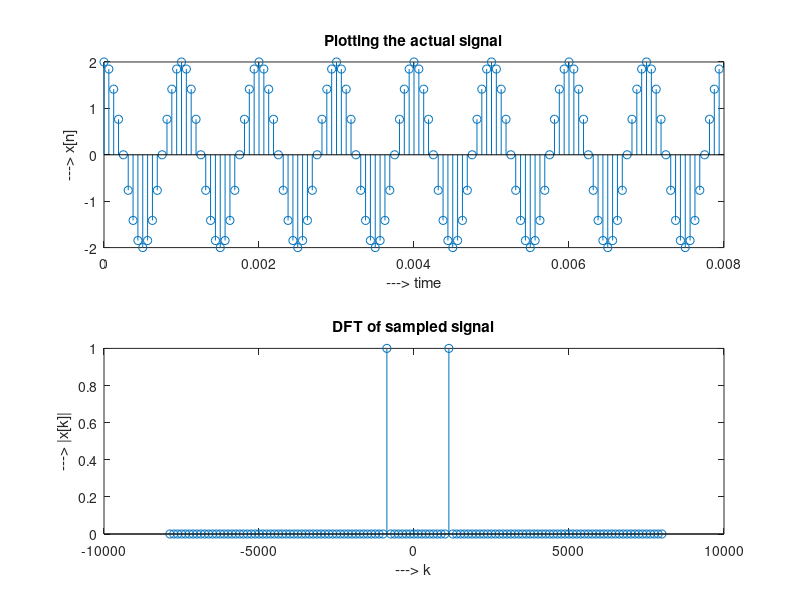

The MATLAB source for this figure:
clear
clc 
% x = 2cos(2000pit)
%sf = 16000 
% t = [0 , 8) 

sf = 16000;
st = 1/sf; 
t = 0 : st : .008 - st;
n = 0:numel(t)-1;
x = 2*cos(2000*pi*t);

% plotting the original sequence
subplot(2,1,1)
stem(t,x)
title('Plotting the actual signal')
xlabel('---> time')
ylabel('---> x[n]')

w = -pi+2*pi/numel(x):2*pi/numel(x) : pi;


%a 
% N point DFT of x[n] 
X = fft(x); % is the N point DFT of x[n]


%b 
%{
CTFT of a periodic signal 2cos(1000*2pit) is delta functions at w = -1000
and w = 1000 both of magnitude 1
%}

%c,d
%{
CTFT plot is continuous but DFT plot is discreet and periodic.
Frequency axis of the DFT should be set to actual frequency and range
should be changed to -pi to pi from 0 to pi using fftshift()
Magnitude of the peaks in DFT plot should be corrected by dividing it with
N(number of elements) since in CTFT there is a dw in integration but it is not present in DFT.
DFT looks like frequency sampled CTFT as in actual frequency axis DFT and
CTFT are same for -fs/2 to fs/2 and the DFT repeats at every fs.
%}
subplot(2,1,2)
% to plot in actual frequency w is multiplied with sample freq and divided
% by 2pi
stem(w*sf/(2*pi),abs(fftshift(X))/numel(X))
title('DFT of sampled signal')
xlabel('---> k')
ylabel('---> |x[k]|')





